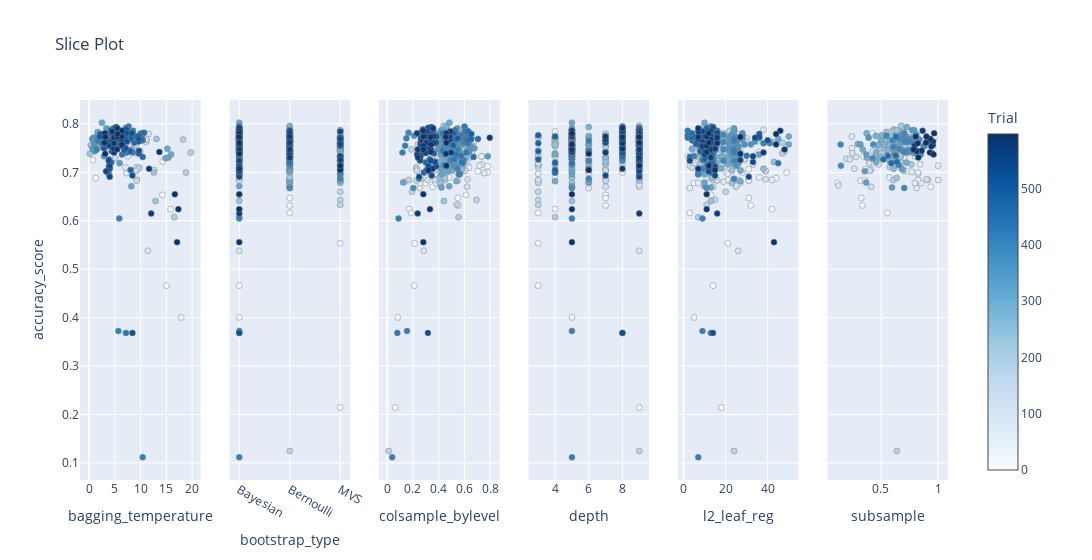

The cell this chart's notebook holds for it:
### Code cell
# relative importance of the parameters
params = ['l2_leaf_reg', 'colsample_bylevel', 'bagging_temperature', 'depth', 'bootstrap_type', 'subsample']
optuna.visualization.plot_slice(study,
                                params=params,
                                target_name = 'accuracy_score')

### Figure 1 — Plotly figure (JSON) as saved in the notebook; plotly's stock layout.template omitted (floating-point values rounded to 4 significant figures; data arrays with more than 128 entries replaced by an {"elided": "..."} marker saying what was removed)
{"data": [{"marker": {"color": {"elided": "258 int values"}, "colorbar": {"title": {"text": "Trial"}, "x": 1, "xpad": 40}, "colorscale": [[0, "rgb(247,251,255)"], [0.125, "rgb(222,235,247)"], [0.25, "rgb(198,219,239)"], [0.375, "rgb(158,202,225)"], [0.5, "rgb(107,174,214)"], [0.625, "rgb(66,146,198)"], [0.75, "rgb(33,113,181)"], [0.875, "rgb(8,81,156)"], [1, "rgb(8,48,107)"]], "line": {"color": "Grey", "width": 0.5}, "showscale": true}, "mode": "markers", "name": "Feasible Trial", "showlegend": false, "type": "scatter", "x": {"elided": "258 float values"}, "xaxis": "x", "y": {"elided": "258 float values"}, "yaxis": "y"}, {"marker": {"color": {"elided": "600 int values"}, "colorbar": {"title": {"text": "Trial"}, "x": 1, "xpad": 40}, "colorscale": [[0, "rgb(247,251,255)"], [0.125, "rgb(222,235,247)"], [0.25, "rgb(198,219,239)"], [0.375, "rgb(158,202,225)"], [0.5, "rgb(107,174,214)"], [0.625, "rgb(66,146,198)"], [0.75, "rgb(33,113,181)"], [0.875, "rgb(8,81,156)"], [1, "rgb(8,48,107)"]], "line": {"color": "Grey", "width": 0.5}, "showscale": false}, "mode": "markers", "name": "Feasible Trial", "showlegend": false, "type": "scatter", "x": {"elided": "600 str values"}, "xaxis": "x2", "y": {"elided": "600 float values"}, "yaxis": "y2"}, {"marker": {"color": {"elided": "600 int values"}, "colorbar": {"title": {"text": "Trial"}, "x": 1, "xpad": 40}, "colorscale": [[0, "rgb(247,251,255)"], [0.125, "rgb(222,235,247)"], [0.25, "rgb(198,219,239)"], [0.375, "rgb(158,202,225)"], [0.5, "rgb(107,174,214)"], [0.625, "rgb(66,146,198)"], [0.75, "rgb(33,113,181)"], [0.875, "rgb(8,81,156)"], [1, "rgb(8,48,107)"]], "line": {"color": "Grey", "width": 0.5}, "showscale": false}, "mode": "markers", "name": "Feasible Trial", "showlegend": false, "type": "scatter", "x": {"elided": "600 float values"}, "xaxis": "x3", "y": {"elided": "600 float values"}, "yaxis": "y3"}, {"marker": {"color": {"elided": "600 int values"}, "colorbar": {"title": {"text": "Trial"}, "x": 1, "xpad": 40}, "colorscale": [[0, "rgb(247,251,255)"], [0.125, "rgb(222,235,247)"], [0.25, "rgb(198,219,239)"], [0.375, "rgb(158,202,225)"], [0.5, "rgb(107,174,214)"], [0.625, "rgb(66,146,198)"], [0.75, "rgb(33,113,181)"], [0.875, "rgb(8,81,156)"], [1, "rgb(8,48,107)"]], "line": {"color": "Grey", "width": 0.5}, "showscale": false}, "mode": "markers", "name": "Feasible Trial", "showlegend": false, "type": "scatter", "x": {"elided": "600 int values"}, "xaxis": "x4", "y": {"elided": "600 float values"}, "yaxis": "y4"}, {"marker": {"color": {"elided": "600 int values"}, "colorbar": {"title": {"text": "Trial"}, "x": 1, "xpad": 40}, "colorscale": [[0, "rgb(247,251,255)"], [0.125, "rgb(222,235,247)"], [0.25, "rgb(198,219,239)"], [0.375, "rgb(158,202,225)"], [0.5, "rgb(107,174,214)"], [0.625, "rgb(66,146,198)"], [0.75, "rgb(33,113,181)"], [0.875, "rgb(8,81,156)"], [1, "rgb(8,48,107)"]], "line": {"color": "Grey", "width": 0.5}, "showscale": false}, "mode": "markers", "name": "Feasible Trial", "showlegend": false, "type": "scatter", "x": {"elided": "600 int values"}, "xaxis": "x5", "y": {"elided": "600 float values"}, "yaxis": "y5"}, {"marker": {"color": {"elided": "220 int values"}, "colorbar": {"title": {"text": "Trial"}, "x": 1, "xpad": 40}, "colorscale": [[0, "rgb(247,251,255)"], [0.125, "rgb(222,235,247)"], [0.25, "rgb(198,219,239)"], [0.375, "rgb(158,202,225)"], [0.5, "rgb(107,174,214)"], [0.625, "rgb(66,146,198)"], [0.75, "rgb(33,113,181)"], [0.875, "rgb(8,81,156)"], [1, "rgb(8,48,107)"]], "line": {"color": "Grey", "width": 0.5}, "showscale": false}, "mode": "markers", "name": "Feasible Trial", "showlegend": false, "type": "scatter", "x": {"elided": "220 float values"}, "xaxis": "x6", "y": {"elided": "220 float values"}, "yaxis": "y6"}], "layout": {"title": {"text": "Slice Plot"}, "width": 1800, "xaxis": {"anchor": "y", "domain": [0, 0.1389], "title": {"text": "bagging_temperature"}}, "xaxis2": {"anchor": "y2", "categoryarray": ["Bayesian", "Bernoulli", "MVS"], "categoryorder": "array", "domain": [0.1722, 0.3111], "title": {"text": "bootstrap_type"}, "type": "category"}, "xaxis3": {"anchor": "y3", "domain": [0.3444, 0.4833], "title": {"text": "colsample_bylevel"}}, "xaxis4": {"anchor": "y4", "domain": [0.5167, 0.6556], "title": {"text": "depth"}}, "xaxis5": {"anchor": "y5", "domain": [0.6889, 0.8278], "title": {"text": "l2_leaf_reg"}}, "xaxis6": {"anchor": "y6", "domain": [0.8611, 1], "title": {"text": "subsample"}}, "yaxis": {"anchor": "x", "domain": [0, 1], "title": {"text": "accuracy_score"}}, "yaxis2": {"anchor": "x2", "domain": [0, 1], "matches": "y", "showticklabels": false}, "yaxis3": {"anchor": "x3", "domain": [0, 1], "matches": "y", "showticklabels": false}, "yaxis4": {"anchor": "x4", "domain": [0, 1], "matches": "y", "showticklabels": false}, "yaxis5": {"anchor": "x5", "domain": [0, 1], "matches": "y", "showticklabels": false}, "yaxis6": {"anchor": "x6", "domain": [0, 1], "matches": "y", "showticklabels": false}}}
